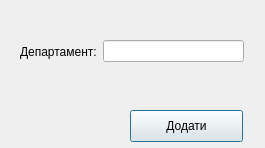
<?xml version="1.0" encoding="UTF-8"?>
<ui version="4.0">
 <class>Dialogadddepartment</class>
 <widget class="QDialog" name="Dialogadddepartment">
  <property name="geometry">
   <rect>
    <x>0</x>
    <y>0</y>
    <width>265</width>
    <height>148</height>
   </rect>
  </property>
  <property name="windowTitle">
   <string>Додавання департаменту</string>
  </property>
  <widget class="QWidget" name="layoutWidget">
   <property name="geometry">
    <rect>
     <x>20</x>
     <y>40</y>
     <width>224</width>
     <height>23</height>
    </rect>
   </property>
   <layout class="QHBoxLayout" name="horizontalLayout">
    <item>
     <widget class="QLabel" name="label">
      <property name="text">
       <string>Департамент:</string>
      </property>
     </widget>
    </item>
    <item>
     <widget class="QLineEdit" name="lineEdit"/>
    </item>
   </layout>
  </widget>
  <widget class="QLabel" name="error_label">
   <property name="geometry">
    <rect>
     <x>20</x>
     <y>70</y>
     <width>221</width>
     <height>31</height>
    </rect>
   </property>
   <property name="text">
    <string/>
   </property>
  </widget>
  <widget class="QPushButton" name="pushButton">
   <property name="geometry">
    <rect>
     <x>130</x>
     <y>110</y>
     <width>113</width>
     <height>32</height>
    </rect>
   </property>
   <property name="text">
    <string>Додати</string>
   </property>
  </widget>
 </widget>
 <resources/>
 <connections/>
</ui>
